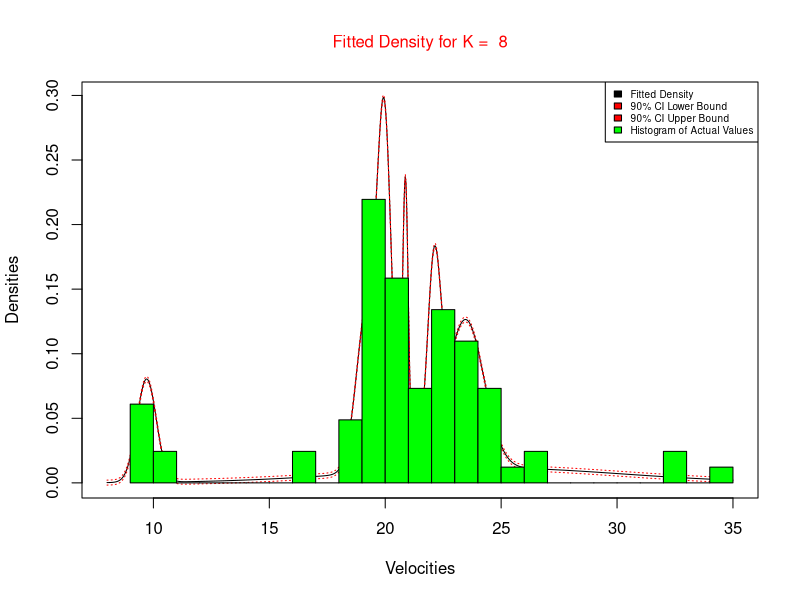

Write the R code that produced this figure.
library('MASS')
library(ggplot2)
library(mclust, quietly=TRUE)
velocities <- galaxies/1000
normalize = function(x){return(x/sum(x))}

sample_z = function(x,pi,mu){
  dmat = outer(mu,x,"-") 
  p.z.given.x = as.vector(pi) * dnorm(dmat,0,1) 
  p.z.given.x = apply(p.z.given.x,2,normalize) 
  z = rep(0, length(x))
  for(i in 1:length(z)){
    z[i] = sample(1:length(pi), size=1,prob=p.z.given.x[,i],replace=TRUE)
  }
  return(z)
}


sample_pi = function(z,k){
  counts = colSums(outer(z,1:k,FUN="=="))
  pi = gtools::rdirichlet(1,counts+1)
  return(pi)
}

sample_mu = function(x, z, k, prior){
  df = data.frame(x=x,z=z)
  mu = rep(0,k)
  for(i in 1:k){
    sample.size = sum(z==i)
    sample.mean = ifelse(sample.size==0,0,mean(x[z==i]))
    
    post.prec = sample.size+prior$prec
    post.mean = (prior$mean * prior$prec + sample.mean * sample.size)/post.prec
    mu[i] = rnorm(1,post.mean,sqrt(1/post.prec))
  }
  return(mu)
}

gibbs = function(x,k,niter =1000,muprior = list(mean=0,prec=0.1)){
  pi = rep(1/k,k) 
  mu = rnorm(k,0,10)
  z = sample_z(x,pi,mu)
  res = list(mu=matrix(nrow=niter, ncol=k), pi = matrix(nrow=niter,ncol=k), z = matrix(nrow=niter, ncol=length(x)))
  res$mu[1,]=mu
  res$pi[1,]=pi
  res$z[1,]=z 
  for(i in 2:niter){
    pi = sample_pi(z,k)
    mu = sample_mu(x,z,k,muprior)
    z = sample_z(x,pi,mu)
    res$mu[i,] = mu
    res$pi[i,] = pi
    res$z[i,] = z
  }
  return(res)
}
k = 8
fit = gibbs(velocities, k)
fit = Mclust(velocities, G=k, model="V")
mus = as.numeric(fit$parameters$mean) 
pis = fit$parameters$pro
sigma = fit$parameters$variance$sigmasq
sigma = sigma^0.5

x_sample <- seq(8,35,length=1000)
density_value = function(x_value, mus, pis, sigma, k){
  sum <- 0
  for (k in 1:k){
    sum = sum + pis[k]*dnorm(x_sample, mus[k], sigma[k])
  }
  return(sum)
}
y_sample <- density_value(x_sample, mus, pis, sigma, k)

means_sample = mean(y_sample)
variance_sample = var(y_sample)
nr1 = qt(0.95, df=1000-1)
mean_margin <- nr1*means_sample/sqrt(1000)
sample_lower_bound = y_sample - mean_margin
sample_upper_bound = y_sample + mean_margin

  
plot(x_sample, y_sample, type='l', xlab = "Velocities", ylab='Densities')
lines(x_sample, sample_upper_bound, type = 'l', lty=3, col='red')
lines(x_sample, sample_lower_bound, type = 'l', lty=3, col='red')
legend(x = "topright", legend=c("Fitted Density", "90% CI Lower Bound", "90% CI Upper Bound", "Histogram of Actual Values"), 
       fill = c("black","red", "red", "green"), cex = 0.6
)
hist(velocities, prob = TRUE, col = 'green', breaks = 25, add=TRUE)
title(main = paste(c("Fitted Density for K = "),k),
      cex.main = 1,   font.main= 1, col.main= "red",
)
